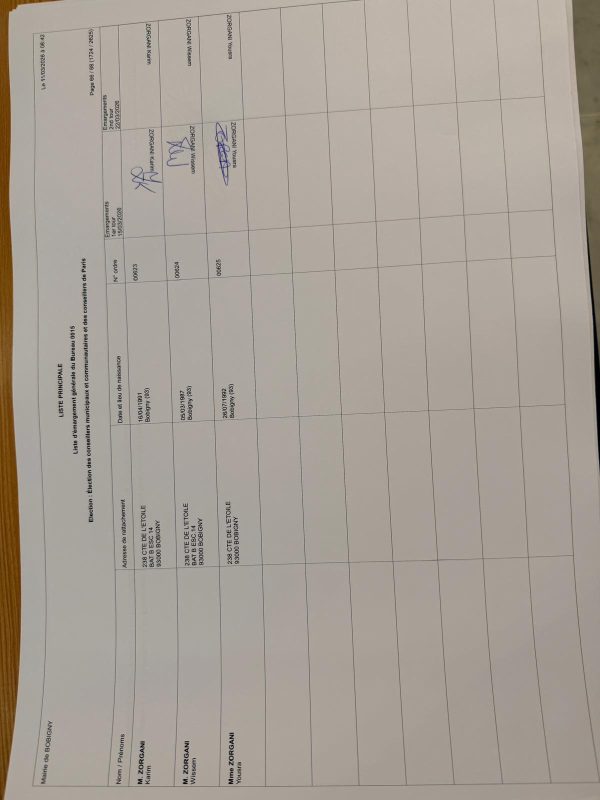
#> input picture emargement/3.jpeg, 1200 x 1600 px (shown at 1/2 size)
$ python -i pipelinev2.py   (imports and definitions only)
#> lines starting #> are read from the running program, lines starting #| are printed output that depends on the picture
"""
Pipeline d'extraction de listes d'émargement — v3
==================================================
Nouveautés v3 (détection signature)
-------------------------------------
Stratégie HYBRIDE en cascade :
  1. OpenCV rapide  : analyse densité pixels sombres + contours
                      → décision immédiate si confiance ≥ seuil
  2. Modèle vision  : fallback Ollama uniquement si CV ambigu
                      → économise ~80% des appels LLM

Mode --debug : sauvegarde les crops dans ./debug_crops/
               pour vérifier visuellement le découpage des cellules

Corrections bbox :
  - Auto-détection du système de coordonnées Docling (normalisé vs points)
  - Fallback : découpage par position relative dans la ligne si bbox absente

Usage
-----
python pipeline.py --dossier /chemin/vers/bureau_001
python pipeline.py --dossier /chemin/vers/bureau_001 --debug
python pipeline.py --dossier /chemin/vers/bureau_001 --modele qwen2-vl:2b
python pipeline.py --dossier /chemin/vers/bureau_001 --skip-vision
"""

import argparse
import base64
import datetime
import os
import re
import sys
from dataclasses import dataclass, field
from pathlib import Path
from typing import Any, Callable

import cv2
import numpy as np
import requests
from PIL import Image
from openpyxl import Workbook
from openpyxl.styles import Alignment, Font, PatternFill
from openpyxl.utils import get_column_letter

try:
    from docling.datamodel.base_models import InputFormat
    from docling.datamodel.pipeline_options import (
        EasyOcrOptions, PdfPipelineOptions,
        TableFormerMode, TableStructureOptions,
    )
    from docling.document_converter import DocumentConverter, ImageFormatOption
    DOCLING_OK = True
except ImportError:
    print("⚠  Docling non installé. Lancez : pip install docling")
    DOCLING_OK = False


# ══════════════════════════════════════════════════════════════════════════════
# CONFIGURATION
# ══════════════════════════════════════════════════════════════════════════════

OLLAMA_URL    = "http://localhost:11434/api/generate"
DEFAULT_MODEL = "moondream"
SUPPORTED_EXT = {".jpg", ".jpeg", ".png"}

SIGNATURE_PROMPT = (
    "This is a small crop from a French electoral roll. "
    "Does it contain a handwritten signature, initials, a paraph, "
    "or any handwritten ink mark? "
    "Answer with exactly one word: yes or no."
)

# ── Seuils détection CV ────────────────────────────────────────────────────
# Un crop est jugé "signé" si le % de pixels sombres dépasse INK_HIGH,
# "non signé" si inférieur à INK_LOW, "ambigu" entre les deux → fallback vision.
INK_LOW  = 0.008   # < 0.8 % de pixels sombres → non signé
INK_HIGH = 0.035   # > 3.5 % de pixels sombres → signé
# Seuil de binarisation (0-255) : pixels en dessous = encre
BINARIZE_THRESH = 100
# Taille minimale d'un contour pour compter comme tracé (en pixels²)
MIN_CONTOUR_AREA = 12


# ══════════════════════════════════════════════════════════════════════════════
# TEMPLATE D'EXTRACTION
# ══════════════════════════════════════════════════════════════════════════════

# [9 lines left out: functions _normalize_order, _merge_nom_prenom, not called in this run]

def _merge_date_lieu(date: str, lieu: str) -> str:
    date, lieu = date.strip(), lieu.strip()
    return f"{date} — {lieu}" if date and lieu else (date or lieu)

EXTRACTION_TEMPLATE: dict[str, dict[str, Any]] = {
    "numero_ordre": {
        "label":    "N° ordre",
        "patterns": [
            r"n[°o°][\s._-]*ord", r"num[ée]ro[\s._-]*ord",
            r"\border\b", r"^n[°o°]\s*$",
        ],
        "transform": _normalize_order,
    },
    "nom_prenom": {
        "label":    "Nom / Prénom",
        "sources":  ["_nom_raw", "_prenom_raw"],
        "transform": _merge_nom_prenom,
    },
    "adresse": {
        "label":    "Adresse de rattachement",
        "patterns": [r"adresse", r"rattachement", r"domicile", r"résidence"],
    },
    "date_lieu_naissance": {
        "label":    "Date et lieu de naissance",
        "sources":  ["_date_raw", "_lieu_raw"],
        "transform": _merge_date_lieu,
    },
    "a_emarge": {
        "label":    "A émargé",
        "patterns": [r"émarg", r"emarg", r"signature", r"sign\.", r"paraph"],
    },
}

_RAW_COL_PATTERNS: dict[str, list[str]] = {
    "_nom_raw":    [r"\bnom\b(?!.*pr[ée]nom)", r"patronyme", r"^nom\b"],
    "_prenom_raw": [r"pr[ée]nom"],
    "_date_raw":   [r"date.*naiss", r"naiss.*date", r"n[ée]\s+le", r"^date\b"],
    "_lieu_raw":   [r"lieu.*naiss", r"naiss.*lieu", r"n[ée][e]?\s+[àa]", r"^lieu\b"],
}

OUTPUT_FIELDS: list[tuple[str, str]] = [
    ("_bureau",             "Bureau de vote"),
    ("_source",             "Fichier source"),
    ("numero_ordre",        "N° ordre"),
    ("nom_prenom",          "Nom / Prénom"),
    ("adresse",             "Adresse de rattachement"),
    ("date_lieu_naissance", "Date et lieu de naissance"),
    ("a_emarge",            "A émargé"),
    ("_sign_method",        "Méthode détection"),   # colonne de traçabilité
]


# ══════════════════════════════════════════════════════════════════════════════
# DÉTECTION DE SIGNATURE — STRATÉGIE HYBRIDE
# ══════════════════════════════════════════════════════════════════════════════

@dataclass
class SignatureResult:
    verdict: str          # "oui" | "non" | "inconnu"
    method:  str          # "cv" | "vision" | "cv+vision" | "no_crop"
    confidence: float     # 0.0 → 1.0 (densité d'encre normalisée)


# [232 lines left out: functions preprocess_crop, detect_signature_cv, detect_signature_vision, detect_signature, _save_debug_crop, resolve_bbox and 2 more, not called in this run]


# ══════════════════════════════════════════════════════════════════════════════
# CLASSE DocumentExtractor
# ══════════════════════════════════════════════════════════════════════════════

class DocumentExtractor:
    # [120 lines left out: functions __init__, extract, _map_simple_cols, _map_raw_cols, _build_row, _cell and 4 more, not called in this run]

def correct_orientation(image_path: str) -> np.ndarray:
    """
    Détecte et corrige l'orientation d'une photo de document.
    1. Lit les métadonnées EXIF pour la rotation
    2. Applique une détection de lignes Hough pour affiner l'angle
    """
#> called with image_path = '3.jpeg'
    # Lecture avec Pillow pour respecter l'EXIF
    pil_img = Image.open(image_path)
#> pil_img is the input picture: PIL image 1200x1600 RGB; mean R, G, B 168.1, 159.9, 150.9

    # Correction EXIF automatique
    exif_rotation = {3: 180, 6: 270, 8: 90}
    try:
        exif = pil_img._getexif() or {}
#> exif = 0 items
        orientation = exif.get(274, 1)  # tag 274 = Orientation
#> orientation = 1
        angle = exif_rotation.get(orientation, 0)
#> angle = 0
        if angle:
            pil_img = pil_img.rotate(angle, expand=True)
    except Exception:
        pass

    img = np.array(pil_img.convert("RGB"))
    img_bgr = cv2.cvtColor(img, cv2.COLOR_RGB2BGR)

    # Détection de l'angle de skew via les lignes horizontales
    gray = cv2.cvtColor(img_bgr, cv2.COLOR_BGR2GRAY)
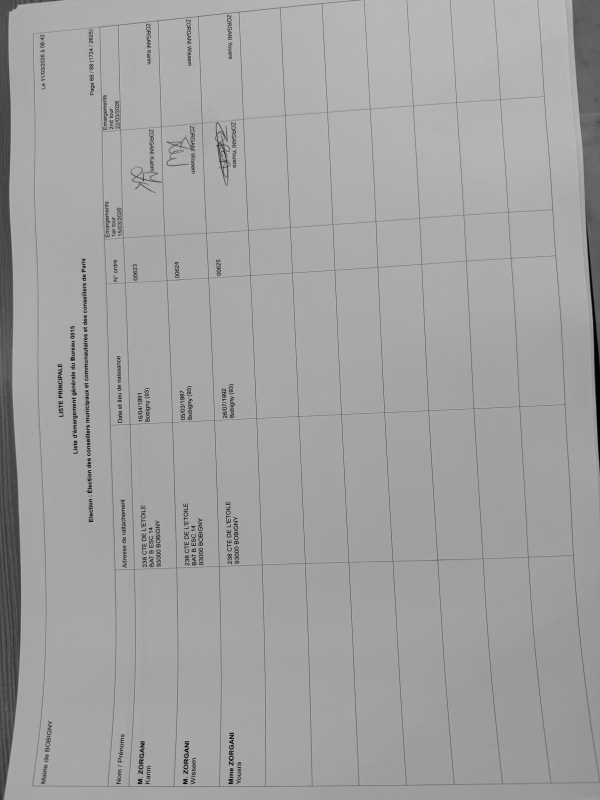
#> gray: shape (1600, 1200) (shown at 1/2 size); min 0, max 209, mean 161.5
    edges = cv2.Canny(gray, 50, 150, apertureSize=3)
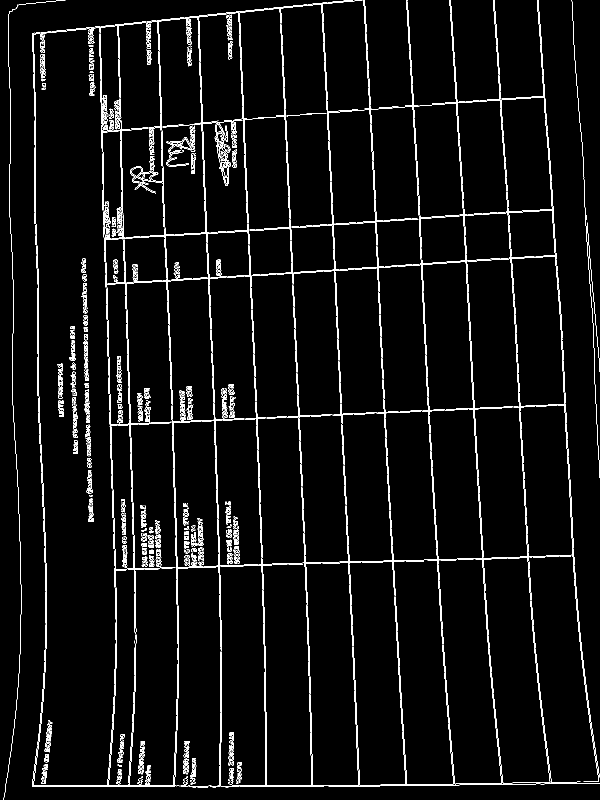
#> edges: shape (1600, 1200) (shown at 1/2 size); 3.8% white in thin lines or dots
    lines = cv2.HoughLinesP(edges, 1, np.pi / 180, threshold=100,
                             minLineLength=50, maxLineGap=10)
#> lines = 394 rows, first 6: [761, 643, 784, 1089], [850, 659, 865, 951], [208, 480, 355, 470], [336, 626, 347, 955], [530, 1317, 531, 1373], [785, 1091, 797, 1315]
    #lines, edges, gray = None, None, None
    if lines is not None:
        angles = []
        for line in lines:
            x1, y1, x2, y2 = line[0]
            if x2 != x1:
                angle = np.degrees(np.arctan2(y2 - y1, x2 - x1))
                angles.append(angle)
#> this loop made 394 passes
#> (x1, y1, x2, y2, angle) on passes 1 to 12: (761, 643, 784, 1089, 87.05), (850, 659, 865, 951, 87.06), (208, 480, 355, 470, -3.89), (336, 626, 347, 955, 88.09), (530, 1317, 531, 1373, 88.98), (785, 1091, 797, 1315, 86.93), (248, 523, 256, 762, 88.08), (380, 469, 1051, 423, -3.92), (207, 453, 215, 697, 88.12), (441, 1216, 442, 1272, 88.98), (347, 956, 351, 1094, 88.34), (464, 1571, 655, 1571, 0)
#> after the loop, angles = 350 values, max 89.49 at index 75, min -89.41 at index 118, mean 51.68

        if angles:
            median_angle = float(np.median(angles))
#> median_angle = 87.04
            if abs(median_angle) > 0.5:  # seuil minimal pour éviter le bruit
                h, w = img_bgr.shape[:2]
#> h = 1600; w = 1200
                angle_rad = np.radians(median_angle)
#> angle_rad = 1.52
                # Calcul des nouvelles dimensions pour contenir l'image tournée
                cos_a = abs(np.cos(angle_rad))
#> cos_a = 0.0517
                sin_a = abs(np.sin(angle_rad))
#> sin_a = 0.999
                new_w = int(w * cos_a + h * sin_a)
#> new_w = 1659
                new_h = int(w * sin_a + h * cos_a)
#> new_h = 1281
                M = cv2.getRotationMatrix2D((w / 2, h / 2), -median_angle, 1.0)
#> M = [[0.0517, -0.999, 1367.9], [0.999, 0.0517, 159.5]]
                # Ajuster la matrice pour centrer dans les nouvelles dimensions
                M[0, 2] += (new_w - w) / 2
                M[1, 2] += (new_h - h) / 2
                img_bgr = cv2.warpAffine(
                    img_bgr, M, (new_w, new_h),
                    flags=cv2.INTER_LINEAR,
                    borderMode=cv2.BORDER_CONSTANT,
                    borderValue=(255, 255, 255)
                )
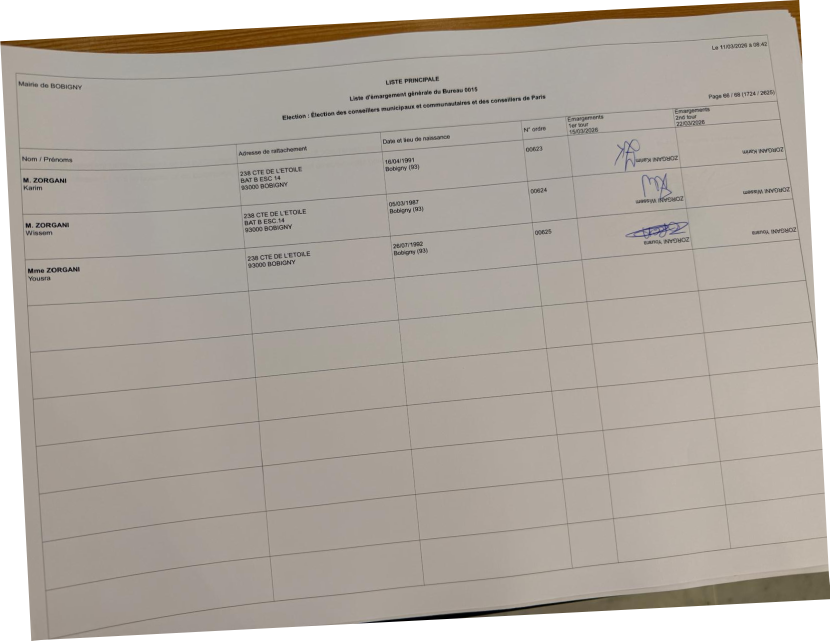
#> img_bgr: shape (1281, 1659, 3) (shown at 1/2 size); mean B, G, R 161, 169.1, 176.5

    return img_bgr


# [22 lines left out: functions save_temp, check_ollama, not called in this run]


# ══════════════════════════════════════════════════════════════════════════════
# EXPORT EXCEL
# ══════════════════════════════════════════════════════════════════════════════

COL_WIDTHS  = [22, 24, 10, 30, 42, 32, 12, 18]
H_FILL  = PatternFill("solid", fgColor="1E3A5F")
H_FONT  = Font(bold=True, color="FFFFFF", size=11)
ODD     = PatternFill("solid", fgColor="F7F9FC")
EVEN    = PatternFill("solid", fgColor="FFFFFF")
S_YES   = PatternFill("solid", fgColor="D4EDDA")
S_NO    = PatternFill("solid", fgColor="F8F9FA")
S_UNK   = PatternFill("solid", fgColor="FFF3CD")


# [200 lines left out: functions export_excel, process_folder, not called in this run]


# ══════════════════════════════════════════════════════════════════════════════
# ENTRÉE
# ══════════════════════════════════════════════════════════════════════════════

# [22 lines not run here, left out]

>>> result = correct_orientation('3.jpeg')

$ run again, on emargement/photos/1.jpeg
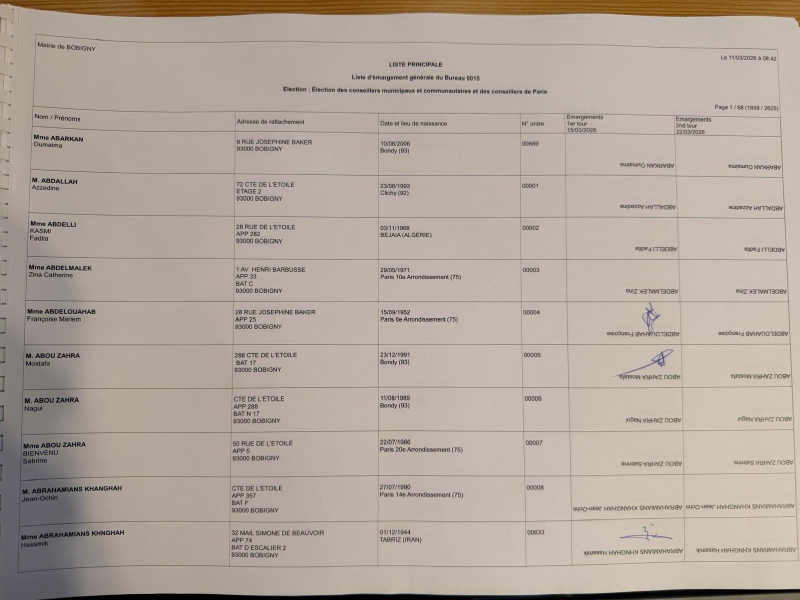
#> input picture emargement/photos/1.jpeg, 1600 x 1200 px (shown at 1/2 size)
#> in correct_orientation, pil_img is the input picture: PIL image 1600x1200 RGB; mean R, G, B 177.6, 166.8, 156.5
#> exif = 0 items
#> orientation = 1
#> in correct_orientation, `angle = exif_rotation.get(orientation, 0)`: angle = 0
#> in correct_orientation, `gray = cv2.cvtColor(img_bgr, cv2.COLOR_BGR2GRAY)`:
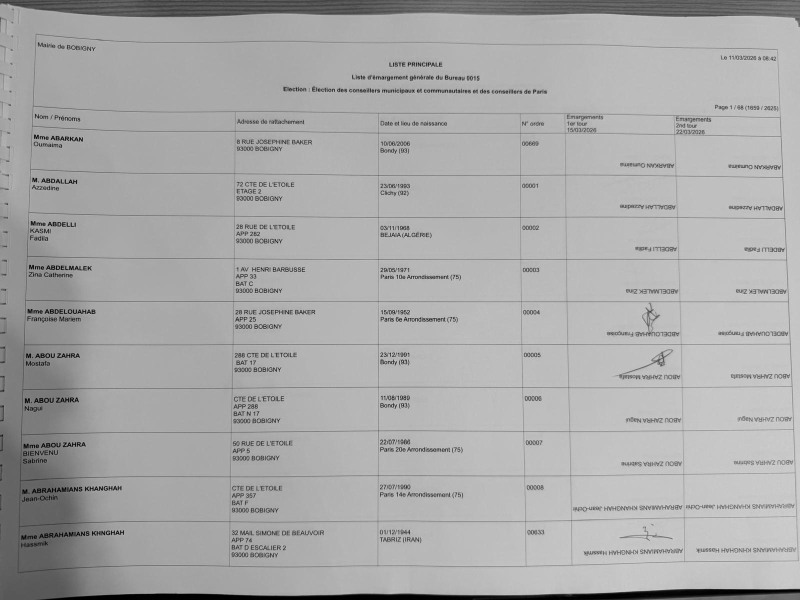
#> gray: shape (1200, 1600) (shown at 1/2 size); min 0, max 231, mean 169
#> in correct_orientation, `edges = cv2.Canny(gray, 50, 150, apertureSize=3)`:
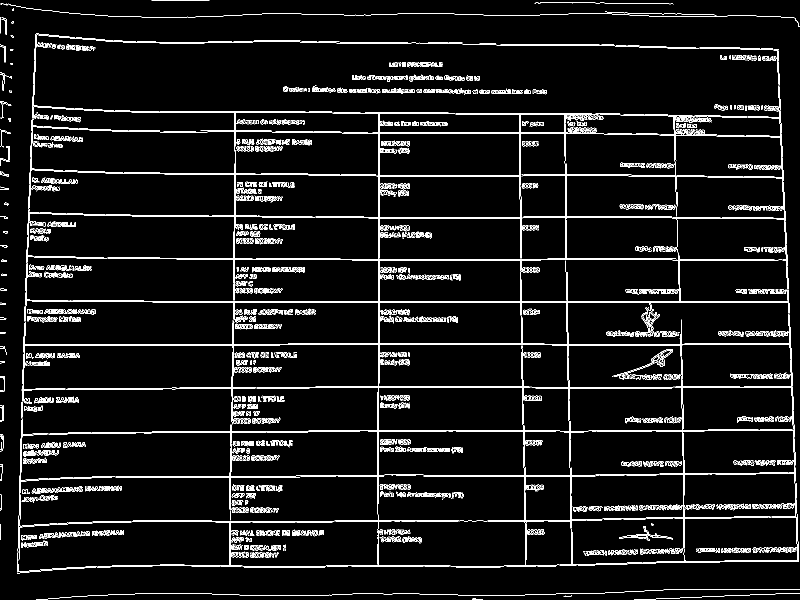
#> edges: shape (1200, 1600) (shown at 1/2 size); 5.5% white in thin lines or dots
#> lines = 598 rows, first 6: [305, 604, 1577, 604], [304, 602, 1577, 602], [1104, 690, 1364, 690], [1353, 518, 1548, 518], [622, 775, 1063, 775], [304, 863, 528, 863]
#> the loop in correct_orientation, `for line in lines:` made 598 passes
#> (x1, y1, x2, y2, angle) on passes 1 to 8: (305, 604, 1577, 604, 0), (304, 602, 1577, 602, 0), (1104, 690, 1364, 690, 0), (1353, 518, 1548, 518, 0), (622, 775, 1063, 775, 0), (304, 863, 528, 863, 0), (1177, 861, 1303, 861, 0), (232, 952, 591, 952, 0)
#> after the loop in correct_orientation, `for line in lines:`: angles = 569 values, max 89.49 at index 37, min -89.44 at index 80, mean -0.867
#> median_angle = 0

$ run again, on emargement/photos/2.jpeg
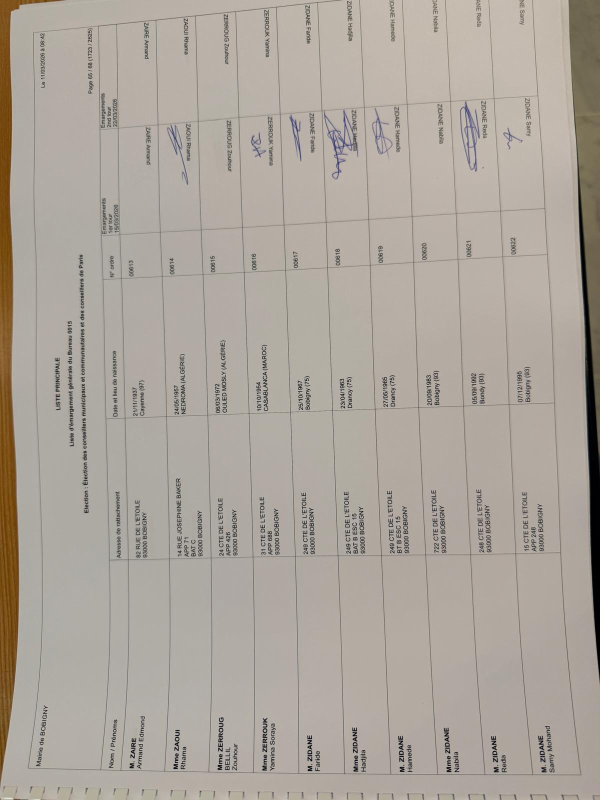
#> input picture emargement/photos/2.jpeg, 1200 x 1600 px (shown at 1/2 size)
#> in correct_orientation, pil_img is the input picture: PIL image 1200x1600 RGB; mean R, G, B 172.5, 164.8, 156
#> exif = 0 items
#> orientation = 1
#> in correct_orientation, `angle = exif_rotation.get(orientation, 0)`: angle = 0
#> in correct_orientation, `edges = cv2.Canny(gray, 50, 150, apertureSize=3)`:
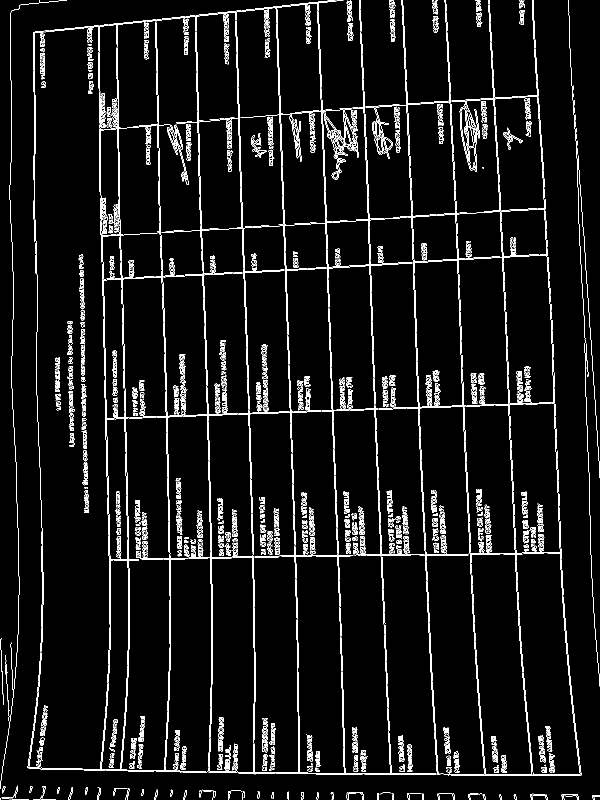
#> edges: shape (1600, 1200) (shown at 1/2 size); 5.1% white in thin lines or dots
#> lines = 551 rows, first 6: [667, 844, 677, 1132], [636, 3, 638, 69], [553, 13, 568, 447], [750, 836, 755, 979], [570, 547, 580, 834], [1170, 517, 1198, 931]
#> the loop in correct_orientation, `for line in lines:` made 551 passes
#> (x1, y1, x2, y2, angle) on passes 1 to 8: (667, 844, 677, 1132, 88.01), (636, 3, 638, 69, 88.26), (553, 13, 568, 447, 88.02), (750, 836, 755, 979, 88), (570, 547, 580, 834, 88), (1170, 517, 1198, 931, 86.13), (732, 274, 744, 631, 88.07), (551, 13, 569, 530, 88.01)
#> after the loop in correct_orientation, `for line in lines:`: angles = 486 values, max 89.49 at index 127, min -89.49 at index 145, mean 49.68
#> median_angle = 87.18
#> angle_rad = 1.52
#> cos_a = 0.0492
#> sin_a = 0.999
#> new_w = 1657
#> new_h = 1277
#> M = [[0.0492, -0.999, 1369.5], [0.999, 0.0492, 161.3]]
#> in correct_orientation, `img_bgr = cv2.warpAffine( img_bgr, M, (new_w, new_h), flags=cv2.INTER_..`:
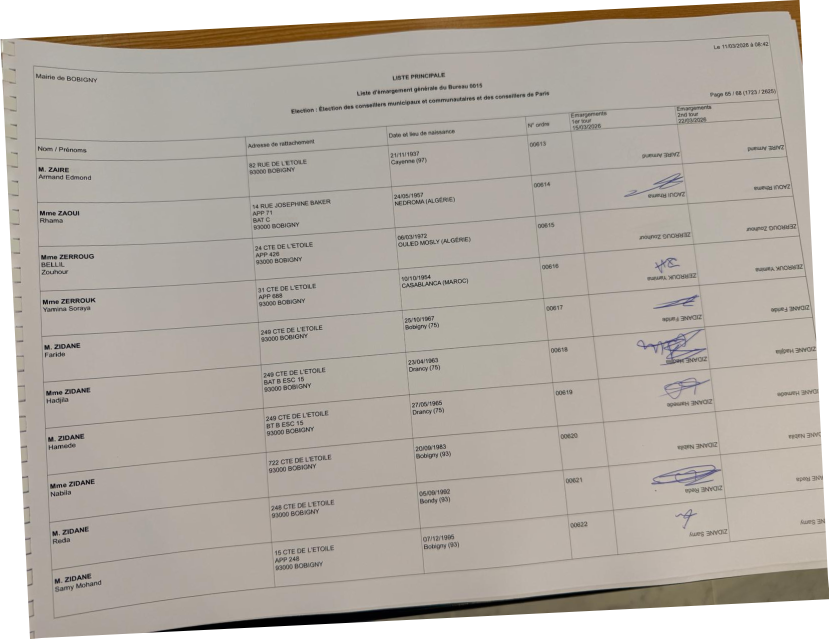
#> img_bgr: shape (1277, 1657, 3) (shown at 1/2 size); mean B, G, R 165.2, 173.1, 180.1
